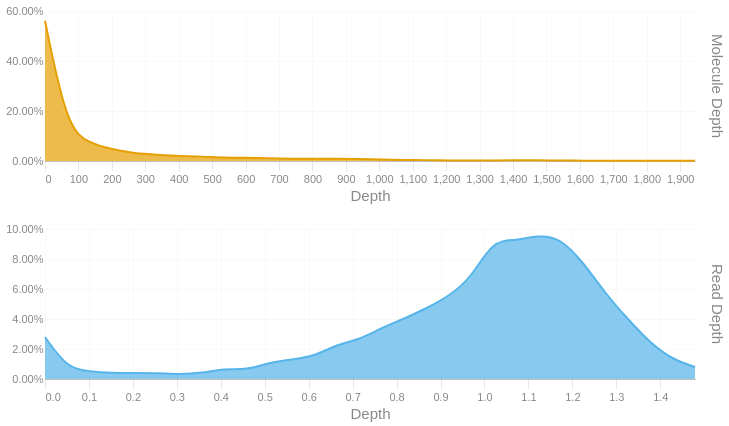

The notebook cell this image was saved under:
### Code cell
readdep = depth_hist(tb['Read Depth'], q99, 3)
readdep = readdep.with_columns(pl.lit('Read Depth').alias('Metric'))
if not SKIPLR:
    moldep = depth_hist(tb['Molecule Depth'], mol_q99, 1)
    moldep = moldep.with_columns(pl.lit('Molecule Depth').alias('Metric'))
    _hist = pl.concat([readdep, moldep])
    _hist = _hist.filter(pl.col('Proportion') != 0)
    with SafeRender(_hist):
        (
            alt.Chart(_hist)        
            .mark_area(interpolate = "basis")
            .encode(
                x=alt.X('Bin:Q').scale(domainMin=0).axis(alt.Axis(title='Depth')),
                y = alt.Y('Proportion:Q', title = None).axis(format = '.2%'),
                color = alt.Color('Metric:N').legend(None),
                row = alt.Row("Metric:N").header(title = None, labelOrient = 'right'),
                tooltip = [
                    alt.Tooltip("Metric:N", title = "Metric"),
                    alt.Tooltip('Interval:N', title = "Depth Interval"),
                    alt.Tooltip('Proportion:Q', title = "% Alignments").format('.2%')
                ]
            )
            .resolve_scale(x='independent', y='independent')
            .properties(
                height = 150, width = 650,
                usermeta={'embedOptions': {'downloadFileName': f'{samplename}.depth.hist'}}
            )
        ).display()
else:
    readdep = readdep.filter(pl.col('Proportion') != 0)
    with SafeRender(readdep):
        (
            alt.Chart(readdep)        
            .mark_area(interpolate = "basis")
            .encode(
                x=alt.X('Bin:Q').scale(domainMin=0).axis(alt.Axis(title='Depth')),
                y = alt.Y('Proportion:Q', title = None).axis(format = '.2%'),
                tooltip = [
                    alt.Tooltip('Interval:N', title = "Depth Interval"),
                    alt.Tooltip('Proportion:Q', title = "% Alignments").format('.2%')
                ]
            )
            .properties(
                usermeta={'embedOptions': {'downloadFileName': f'{samplename}.depth.hist'}}
            )
        ).display()

### Figure 1 — Vega-Lite specification as saved in the notebook (floating-point values rounded to 4 significant figures)
{"width": 650, "height": 150, "config": {"title": {"anchor": "start", "dy": -15, "fontSize": 18, "color": "#888888", "subtitleColor": "#888888", "subtitleFontSize": 14}, "arc": {"fill": "#0072B2"}, "axis": {"domainColor": "#888888", "domainWidth": 0.5, "gridWidth": 0.2, "grid": false, "titleFontWeight": 400, "titleFontSize": 15, "labelFontSize": 11, "labelColor": "#888888", "tickColor": "#888888", "tickWidth": 0.2, "titleColor": "#888888"}, "axisBand": {"grid": false}, "axisX": {"grid": true, "tickSize": 10, "domainCap": "round"}, "axisY": {"domain": false, "grid": true, "tickSize": 0, "domainCap": "round"}, "background": "transparent", "header": {"labelFontSize": 15, "labelColor": "#888888", "titleFontSize": 15, "titleFontWeight": 600, "titleColor": "#888888"}, "legend": {"labelFont": "sans-serif", "labelFontSize": 12, "labelColor": "#888888", "symbolSize": 100, "symbolType": "circle", "titleFontSize": 12, "titlePadding": 10, "titleColor": "#888888", "title": null}, "range": {"category": ["#E69F00", "#56B4E9", "#009E73", "#F0E442", "#0072B2", "#D55E00", "#CC79A7", "#000000"], "diverging": ["#cfe8f3", "#a2d4ec", "#73bfe2", "#46abdb", "#1696d2", "#12719e"]}, "area": {"fill": "#0072B2", "fillOpacity": 0.7, "line": true, "strokeOpacity": 0.7}, "line": {"color": "#0072B2", "stroke": "#0072B2", "strokeWidth": 2}, "trail": {"color": "#0072B2", "stroke": "#0072B2", "strokeWidth": 0, "size": 1}, "point": {"filled": true, "fillOpacity": 1.0, "size": 95}, "text": {"color": "#888888", "fontSize": 11, "align": "right", "fontWeight": 400, "size": 11}, "bar": {"fill": "#0072B2", "stroke": null}, "view": {"stroke": null, "continuousWidth": 660, "continuousHeight": 400}}, "data": {"name": "data-f9e74687d5b3a2ac85e1de276bed4074"}, "mark": {"type": "area", "interpolate": "basis"}, "encoding": {"color": {"field": "Metric", "legend": null, "type": "nominal"}, "row": {"field": "Metric", "header": {"title": null, "labelOrient": "right"}, "type": "nominal"}, "tooltip": [{"field": "Metric", "title": "Metric", "type": "nominal"}, {"field": "Interval", "title": "Depth Interval", "type": "nominal"}, {"field": "Proportion", "format": ".2%", "title": "% Alignments", "type": "quantitative"}], "x": {"axis": {"title": "Depth"}, "field": "Bin", "scale": {"domainMin": 0}, "type": "quantitative"}, "y": {"axis": {"format": ".2%"}, "field": "Proportion", "title": null, "type": "quantitative"}}, "resolve": {"scale": {"x": "independent", "y": "independent"}}, "usermeta": {"embedOptions": {"downloadFileName": "S6_Altamaha_3952.depth.hist"}}, "$schema": "https://vega.github.io/schema/vega-lite/v6.1.0.json", "datasets": {"data-f9e74687d5b3a2ac85e1de276bed4074": [{"Bin": 0.0, "Interval": "0.0-0.051", "Proportion": 0.028, "Metric": "Read Depth"}, {"Bin": 0.051, "Interval": "0.051-0.102", "Proportion": 0.007, "Metric": "Read Depth"}, {"Bin": 0.102, "Interval": "0.102-0.153", "Proportion": 0.005, "Metric": "Read Depth"}, {"Bin": 0.153, "Interval": "0.153-0.204", "Proportion": 0.004, "Metric": "Read Depth"}, {"Bin": 0.204, "Interval": "0.204-0.255", "Proportion": 0.004, "Metric": "Read Depth"}, {"Bin": 0.255, "Interval": "0.255-0.306", "Proportion": 0.004, "Metric": "Read Depth"}, {"Bin": 0.306, "Interval": "0.306-0.357", "Proportion": 0.003, "Metric": "Read Depth"}, {"Bin": 0.357, "Interval": "0.357-0.408", "Proportion": 0.004, "Metric": "Read Depth"}, {"Bin": 0.408, "Interval": "0.408-0.459", "Proportion": 0.007, "Metric": "Read Depth"}, {"Bin": 0.459, "Interval": "0.459-0.51", "Proportion": 0.006, "Metric": "Read Depth"}, {"Bin": 0.51, "Interval": "0.51-0.561", "Proportion": 0.011, "Metric": "Read Depth"}, {"Bin": 0.561, "Interval": "0.561-0.612", "Proportion": 0.013, "Metric": "Read Depth"}, {"Bin": 0.612, "Interval": "0.612-0.663", "Proportion": 0.015, "Metric": "Read Depth"}, {"Bin": 0.663, "Interval": "0.663-0.714", "Proportion": 0.023, "Metric": "Read Depth"}, {"Bin": 0.714, "Interval": "0.714-0.765", "Proportion": 0.026, "Metric": "Read Depth"}, {"Bin": 0.765, "Interval": "0.765-0.816", "Proportion": 0.034, "Metric": "Read Depth"}, {"Bin": 0.816, "Interval": "0.816-0.867", "Proportion": 0.04, "Metric": "Read Depth"}, {"Bin": 0.867, "Interval": "0.867-0.918", "Proportion": 0.047, "Metric": "Read Depth"}, {"Bin": 0.918, "Interval": "0.918-0.969", "Proportion": 0.055, "Metric": "Read Depth"}, {"Bin": 0.969, "Interval": "0.969-1.02", "Proportion": 0.067, "Metric": "Read Depth"}, {"Bin": 1.02, "Interval": "1.02-1.071", "Proportion": 0.093, "Metric": "Read Depth"}, {"Bin": 1.071, "Interval": "1.071-1.122", "Proportion": 0.092, "Metric": "Read Depth"}, {"Bin": 1.122, "Interval": "1.122-1.173", "Proportion": 0.096, "Metric": "Read Depth"}, {"Bin": 1.173, "Interval": "1.173-1.224", "Proportion": 0.094, "Metric": "Read Depth"}, {"Bin": 1.224, "Interval": "1.224-1.275", "Proportion": 0.078, "Metric": "Read Depth"}, {"Bin": 1.275, "Interval": "1.275-1.326", "Proportion": 0.057, "Metric": "Read Depth"}, {"Bin": 1.326, "Interval": "1.326-1.377", "Proportion": 0.04, "Metric": "Read Depth"}, {"Bin": 1.377, "Interval": "1.377-1.428", "Proportion": 0.024, "Metric": "Read Depth"}, {"Bin": 1.428, "Interval": "1.428-1.479", "Proportion": 0.013, "Metric": "Read Depth"}, {"Bin": 1.479, "Interval": "1.479-1.53", "Proportion": 0.008, "Metric": "Read Depth"}, {"Bin": 0.0, "Interval": "0.0-67.0", "Proportion": 0.561, "Metric": "Molecule Depth"}, {"Bin": 67.0, "Interval": "67.0-134.1", "Proportion": 0.126, "Metric": "Molecule Depth"}, {"Bin": 134.1, "Interval": "134.1-201.1", "Proportion": 0.072, "Metric": "Molecule Depth"}, {"Bin": 201.1, "Interval": "201.1-268.2", "Proportion": 0.046, "Metric": "Molecule Depth"}, {"Bin": 268.2, "Interval": "268.2-335.2", "Proportion": 0.03, "Metric": "Molecule Depth"}, {"Bin": 335.2, "Interval": "335.2-402.3", "Proportion": 0.025, "Metric": "Molecule Depth"}, {"Bin": 402.3, "Interval": "402.3-469.3", "Proportion": 0.02, "Metric": "Molecule Depth"}, {"Bin": 469.3, "Interval": "469.3-536.3", "Proportion": 0.018, "Metric": "Molecule Depth"}, {"Bin": 536.3, "Interval": "536.3-603.4", "Proportion": 0.013, "Metric": "Molecule Depth"}, {"Bin": 603.4, "Interval": "603.4-670.4", "Proportion": 0.013, "Metric": "Molecule Depth"}, {"Bin": 670.4, "Interval": "670.4-737.5", "Proportion": 0.011, "Metric": "Molecule Depth"}, {"Bin": 737.5, "Interval": "737.5-804.5", "Proportion": 0.009, "Metric": "Molecule Depth"}, {"Bin": 804.5, "Interval": "804.5-871.6", "Proportion": 0.009, "Metric": "Molecule Depth"}, {"Bin": 871.6, "Interval": "871.6-938.6", "Proportion": 0.009, "Metric": "Molecule Depth"}, {"Bin": 938.6, "Interval": "938.6-1005.6", "Proportion": 0.008, "Metric": "Molecule Depth"}, {"Bin": 1006.0, "Interval": "1005.6-1072.7", "Proportion": 0.006, "Metric": "Molecule Depth"}, {"Bin": 1073.0, "Interval": "1072.7-1139.7", "Proportion": 0.004, "Metric": "Molecule Depth"}, {"Bin": 1140.0, "Interval": "1139.7-1206.8", "Proportion": 0.004, "Metric": "Molecule Depth"}, {"Bin": 1207.0, "Interval": "1206.8-1273.8", "Proportion": 0.001, "Metric": "Molecule Depth"}, {"Bin": 1274.0, "Interval": "1273.8-1340.9", "Proportion": 0.002, "Metric": "Molecule Depth"}, {"Bin": 1341.0, "Interval": "1340.9-1407.9", "Proportion": 0.002, "Metric": "Molecule Depth"}, {"Bin": 1408.0, "Interval": "1407.9-1474.9", "Proportion": 0.003, "Metric": "Molecule Depth"}, {"Bin": 1475.0, "Interval": "1474.9-1542.0", "Proportion": 0.003, "Metric": "Molecule Depth"}, {"Bin": 1542.0, "Interval": "1542.0-1609.0", "Proportion": 0.002, "Metric": "Molecule Depth"}, {"Bin": 1609.0, "Interval": "1609.0-1676.1", "Proportion": 0.001, "Metric": "Molecule Depth"}, {"Bin": 1676.0, "Interval": "1676.1-1743.1", "Proportion": 0.001, "Metric": "Molecule Depth"}, {"Bin": 1743.0, "Interval": "1743.1-1810.2", "Proportion": 0.001, "Metric": "Molecule Depth"}, {"Bin": 1810.0, "Interval": "1810.2-1877.2", "Proportion": 0.001, "Metric": "Molecule Depth"}, {"Bin": 1877.0, "Interval": "1877.2-1944.2", "Proportion": 0.001, "Metric": "Molecule Depth"}, {"Bin": 1944.0, "Interval": "1944.2-2011.29", "Proportion": 0.001, "Metric": "Molecule Depth"}]}}
